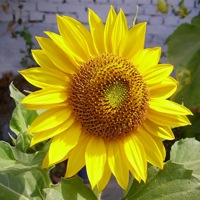
#> input picture phase1+2/P2L4 Exercises/images/flower.jpg, 200 x 200 px
$ jupyter execute Ex_6_Image_Transformation.ipynb
#> lines starting #> are read from the running program, lines starting #| are printed output that depends on the picture
### Exercise 6: Image Transformation

[cell 1]
# import libraries
import numpy as np
import matplotlib.pyplot as plt
import cv2

[cell 2]
img = cv2.imread("images/flower.jpg")
#> img is the input picture: shape (200, 200, 3); mean B, G, R 43.3, 135.9, 148.6

# Change color to RGB (from BGR)
img_rgb = cv2.cvtColor(img, cv2.COLOR_BGR2RGB)
plt.imshow(img_rgb)

## Translation

[cell 3]
height , width = img_rgb.shape[:2]
#> height = 200; width = 200
Tx , Ty = height/2 , width/2
#> Tx = 100; Ty = 100

# Translation matrix T

T = np.float32( [[1,0,Tx],[0,1,Ty]] )
#> T = [[1, 0, 100], [0, 1, 100]]

img_trans =  cv2.warpAffine( img_rgb, T,  (width,height) )
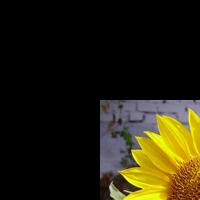
#> img_trans: shape (200, 200, 3); mean R, G, B 37.2, 32.7, 13.9

plt.imshow(img_trans)

### Rotation

[cell 4]
M = cv2.getRotationMatrix2D( (width/2,height/2), 90, 1)
img_rotated =  cv2.warpAffine(img_rgb, M , (width,height))
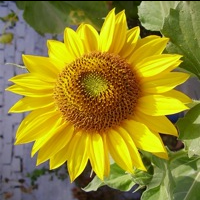
#> img_rotated: shape (200, 200, 3); mean R, G, B 148.1, 135.4, 42.9
plt.imshow(img_rotated)

### Reflection

[cell 5]
img_tree = cv2.imread("images/tree_sky.jpg")
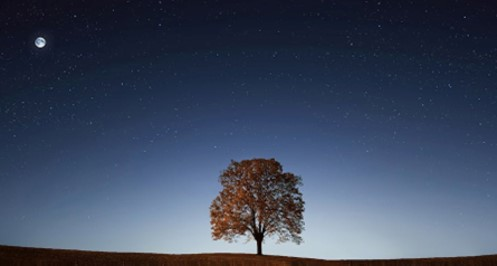
#> input picture phase1+2/P2L4 Exercises/images/tree_sky.jpg, 497 x 266 px
#> img_tree is the input picture: shape (266, 497, 3); mean B, G, R 94.2, 72.2, 60.9
plt.imshow(img_tree)

[cell 6]
rows , cols = img_tree.shape[:2]
#> rows = 266; cols = 497

[cell 7]
#cv2.flip()

## Reflection Matrix
M = np.float32([[1,  0, 0],
                [0, -1, rows],
                [0,  0, 1]])
#> M = [[1, 0, 0], [0, -1, 266], [0, 0, 1]]

reflected_img = cv2.warpPerspective(img_tree, M,
                                   (int(cols),
                                    int(rows)))
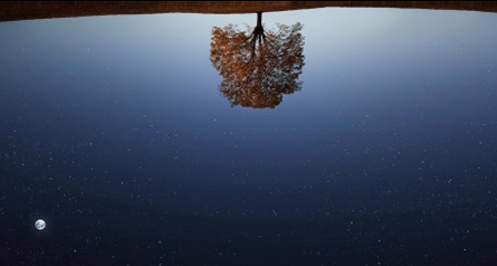
#> reflected_img: shape (266, 497, 3); mean B, G, R 94.1, 72.1, 60.9
plt.imshow(reflected_img)

[cell 8]
# Create a blank canvas to hold both images
canvas_rows = rows * 2
canvas_cols = cols
canvas = np.zeros((canvas_rows, canvas_cols, 3), dtype=np.uint8)

# Place the original image on top
canvas[:rows, :] = img_tree
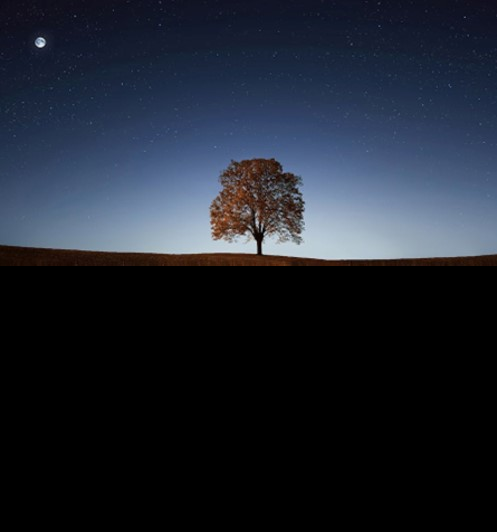
#> canvas: shape (532, 497, 3); mean B, G, R 47.1, 36.1, 30.5

# Place the reflected image at the bottom
canvas[rows:, :] = reflected_img
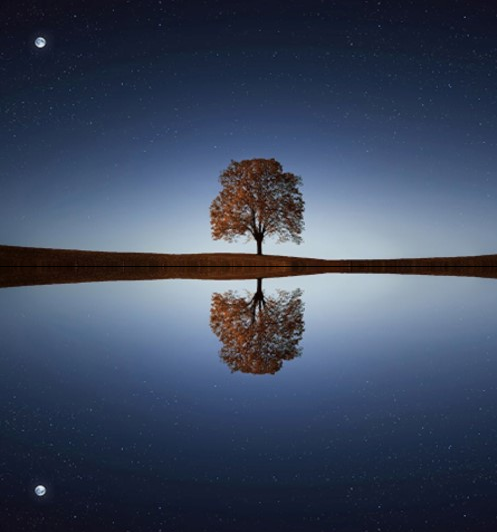
#> canvas: shape (532, 497, 3); mean B, G, R 94.2, 72.1, 60.9

# Display the result
plt.imshow( canvas)
